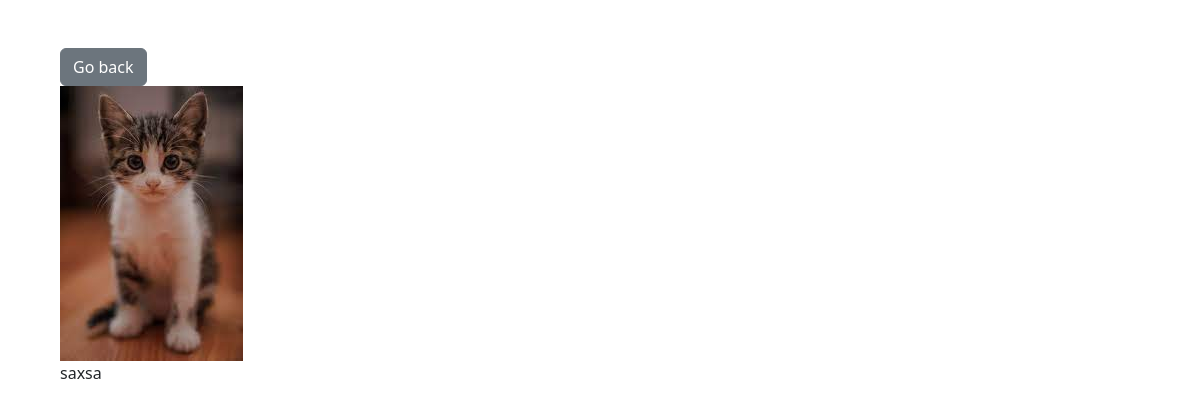
Screenshot of /photo/8 with the database file from the repository.
### photos/models.py (models this page shows, shortened)
class Photo(models.Model):
    category=models.ForeignKey(Category,on_delete=models.SET_NULL,null=True,blank=False)
    image= models.ImageField(null=False,blank=False)
    description=models.TextField()

### photos/views.py (the view)
# urls.py: path('photo/<str:pk>',views.photos,name='photos'),
def photos(request,pk):
    photos= Photo.objects.get(id=pk)
    context={
        'photos':photos
    }
    return render(request,'photos/photo.html',context)

### photos/templates/photos/photo.html (shortened to what this page needs)
<!DOCTYPE html>
<html lang="en">
  <head>
    <link
      href="https://cdn.jsdelivr.net/npm/bootstrap@5.3.0/dist/css/bootstrap.min.css"
      rel="stylesheet"
    />
  </head>
  <body class="m-5">
    <div class="container">
      <div class="row justify-content-center">
        <div class="col">
          <a href="{% url 'photos:gallery' %}" class="btn btn-secondary"
            >Go back</a
          >
          <div style="height: 90vh">
            <img
                style="max-width: 100%; max-height: 100%;"
                src="{{ photos.image.url }}"
              alt=""
            />
            <p>
              {{ photos.description }}
            </p>
          </div>
        </div>
      </div>
    </div>
  </body>
</html>

### rows the page displays
Photo: image (picture), description "saxsa"
